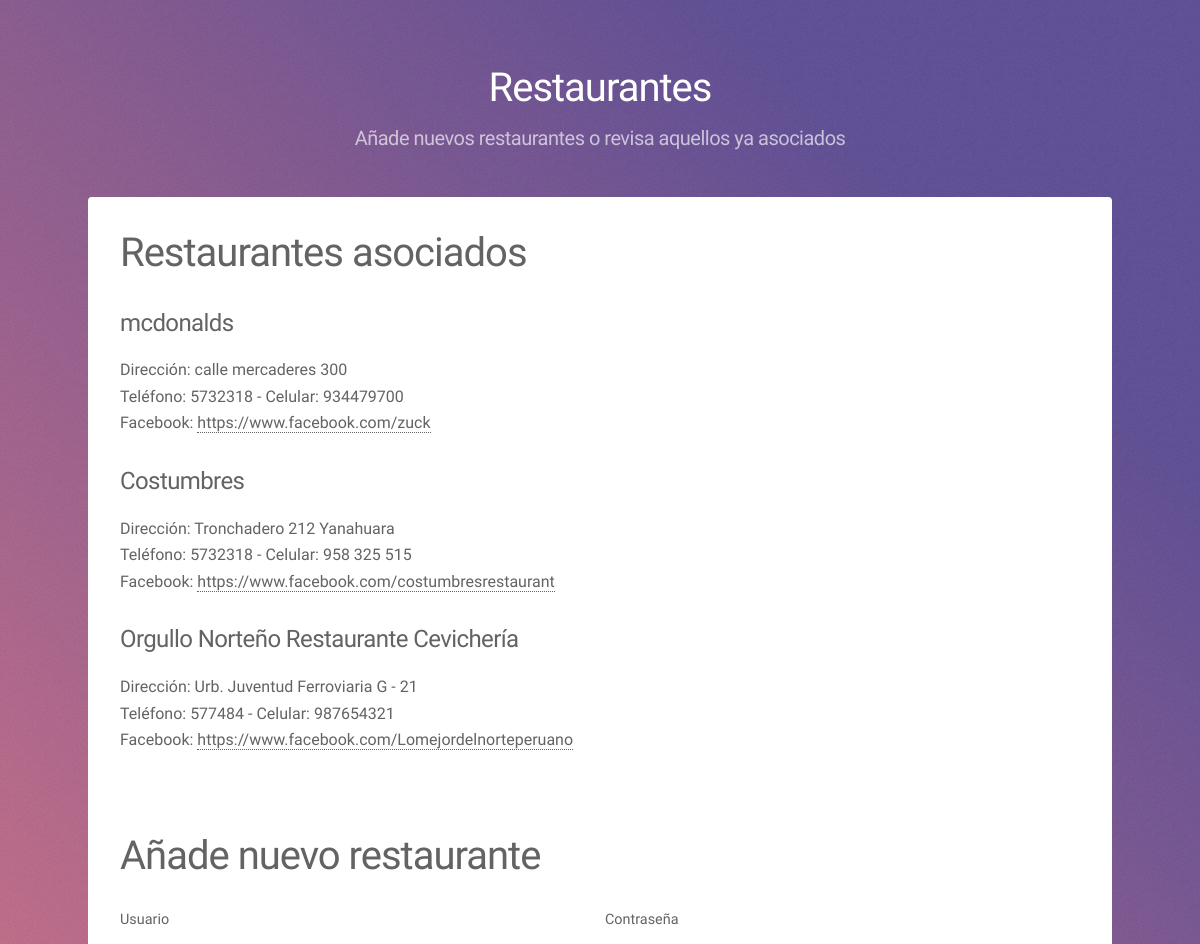
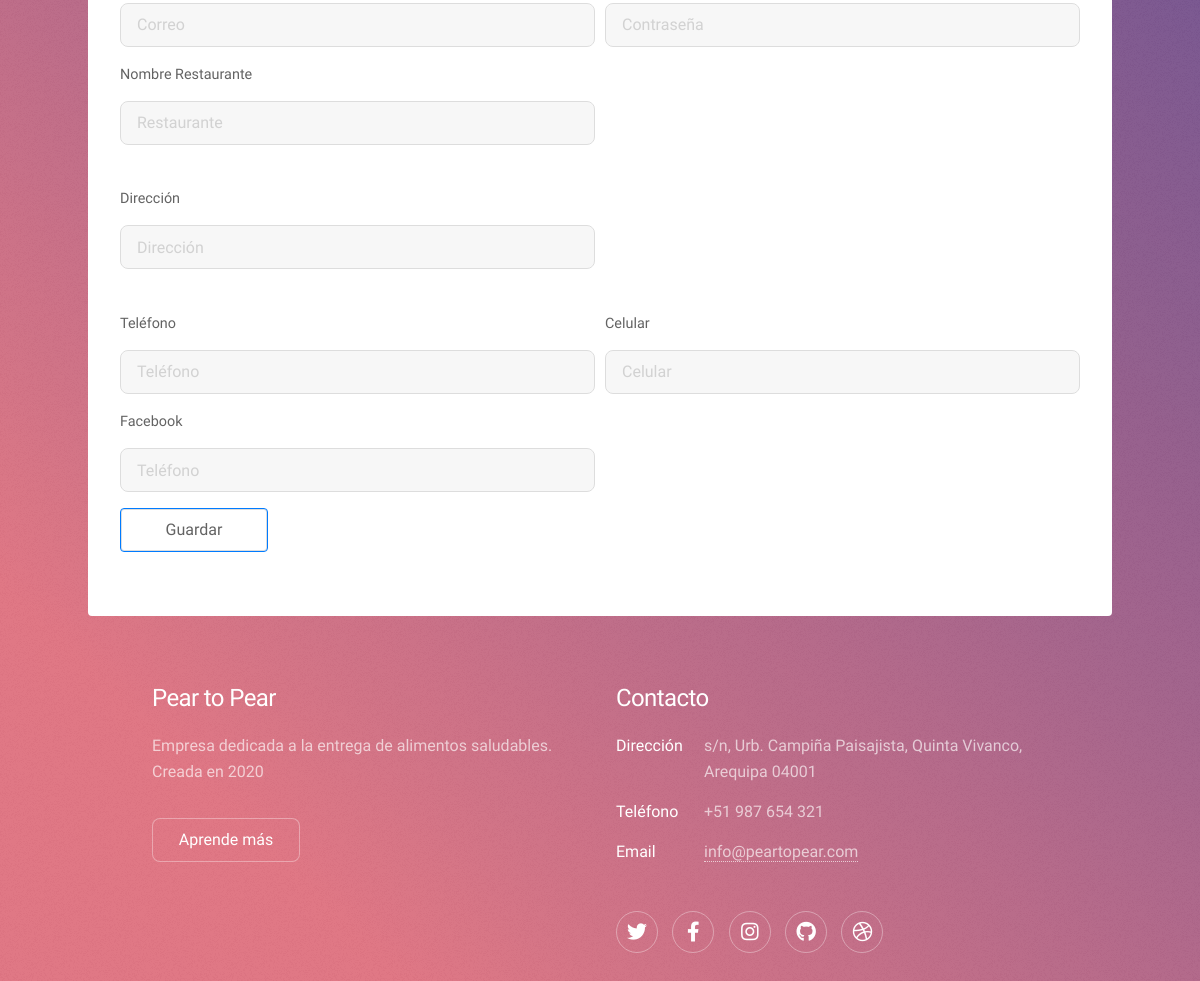
Screenshot of /addrestaurant (signed in) with the database file from the repository (2 pictures, top to bottom).
### app/models.py (models this page shows)
class Restaurant(models.Model):
	user = models.OneToOneField(User,on_delete=models.SET_NULL,null=True)
	name = models.CharField(max_length=50)
	address = models.CharField(max_length=50)
	phone = models.CharField(max_length=50)
	cellphone = models.CharField(max_length=50)
	fb_link = models.CharField(max_length=50)
	class Meta:
		permissions = (
            ("verified_restaurant", "Verified restaurant account"),
        )

### app/views.py (the view, shortened to what this page needs)
# urls.py: path('addrestaurant', login_required(views.AddRestaurant.as_view()), name='addrestaurant'),
@method_decorator(staff_member_required, name='dispatch')
class AddRestaurant(View):
	def get(self, request, *args, **kwargs):
		all_restaurants = Restaurant.objects.all()
		return render(request, 'add-restaurant.html', {'success': None, 'all_restaurants': all_restaurants})

### templates/add-restaurant.html (shortened to what this page needs)
{%load static%}
<!DOCTYPE HTML>
<html>
<head>
	<link rel="stylesheet" href="https://stackpath.bootstrapcdn.com/bootstrap/4.1.3/css/bootstrap.min.css"
>
	<link rel="stylesheet" href="{% static 'assets/css/main.css' %}" />
</head>
<body class="is-preload">
	<div id="wrapper">
		<header id="header">
			<h1>Restaurantes</h1>
			<p>Añade nuevos restaurantes o revisa aquellos ya asociados</p>
		</header>
		<div id="main" style="padding: 2em 2em;">
			<h1> Restaurantes asociados </h1>
			{% for restaurant in all_restaurants %}
			<h2>{{restaurant.name}}</h2>
			Dirección: {{restaurant.address}}<br>
			Teléfono: {{restaurant.phone}} - Celular: {{restaurant.cellphone}}<br>
			Facebook: <a href="{{restaurant.fb_link}}">{{restaurant.fb_link}}</a><br>
			<br>
			{% endfor %}
			<br>
			<br>
			<h1> Añade nuevo restaurante </h1>
			<form action="addrestaurant" method="post">
				<div class="form-row">
					<div class="form-group col-md-6">
						<label for="inputEmail4">Usuario</label>
						<input type="text" name="user" class="form-control" id="inputEmail4" placeholder="Correo">
					</div>
					<div class="form-group col-md-6">
						<label for="inputPassword4">Contraseña</label>
						<input type="password" name="password" class="form-control" id="inputPassword4" placeholder="Contraseña">
					</div>
				</div>
				<div class="form-row">
					<div class="form-group col-md-6">
						<label for="inputNamel4">Nombre Restaurante</label>
						<input type="text" name="restaurant" class="form-control" id="inputEmail4" placeholder="Restaurante">
					</div>
				</div>
				<br>
				<div class="form-row">
					<div class="form-group col-md-6">
						<label for="inputNamel4">Dirección</label>
						<input type="text" name="restaurant_address" class="form-control" id="inputEmail4" placeholder="Dirección">
					</div>
				</div>
				<br>
				<div class="form-row">
					<div class="form-group col-md-6">
						<label for="inputNamel4">Teléfono</label>
						<input type="text" name="restaurant_phone" class="form-control" id="inputEmail4" placeholder="Teléfono">
					</div>
					<div class="form-group col-md-6">
						<label for="inputNamel4">Celular</label>
						<input type="text" name="restaurant_cellphone" class="form-control" id="inputEmail4" placeholder="Celular">
					</div>
				</div>
				<div class="form-row">
					<div class="form-group col-md-6">
						<label for="inputNamel4">Facebook</label>
						<input type="text" name="restaurant_fb" class="form-control" id="inputEmail4" placeholder="Teléfono">
					</div>
				</div>
				<button type="submit" class="btn btn-primary">Guardar</button>
			</form>
		</div>
		<footer id="footer">
			<section>
				<h2>Pear to Pear</h2>
				<p>Empresa dedicada a la entrega de alimentos saludables. Creada en 2020</p>
				<ul class="actions">
					<li><a href="#" class="button">Aprende más</a></li>
				</ul>
			</section>
			<section>
				<h2>Contacto</h2>
				<dl class="alt">
					<dt>Dirección</dt>
					<dd>s/n, Urb. Campiña Paisajista, Quinta Vivanco, Arequipa 04001</dd>
					<dt>Teléfono</dt>
					<dd>+51 987 654 321</dd>
					<dt>Email</dt>
					<dd><a href="#">info@peartopear.com</a></dd>
				</dl>
				<ul class="icons">
					<li><a href="#" class="icon brands fa-twitter alt"><span class="label">Twitter</span></a></li>
					<li><a href="#" class="icon brands fa-facebook-f alt"><span class="label">Facebook</span></a></li>
					<li><a href="#" class="icon brands fa-instagram alt"><span class="label">Instagram</span></a></li>
					<li><a href="#" class="icon brands fa-github alt"><span class="label">GitHub</span></a></li>
					<li><a href="#" class="icon brands fa-dribbble alt"><span class="label">Dribbble</span></a></li>
				</ul>
			</section>
		</footer>
	</div>
</body>
</html>

### rows the page displays
Restaurant: name "mcdonalds", address "calle mercaderes 300", phone "5732318", cellphone "934479700", fb_link "https://www.facebook.com/zuck"
Restaurant: name "Costumbres", address "Tronchadero 212 Yanahuara", phone "5732318", cellphone "958 325 515", fb_link "https://www.facebook.com/costumbresrestaurant"
Restaurant: name "Orgullo Norteño Restaurante Cevichería", address "Urb. Juventud Ferroviaria G - 21", phone "577484", cellphone "987654321", fb_link "https://www.facebook.com/Lomejordelnorteperuano"
